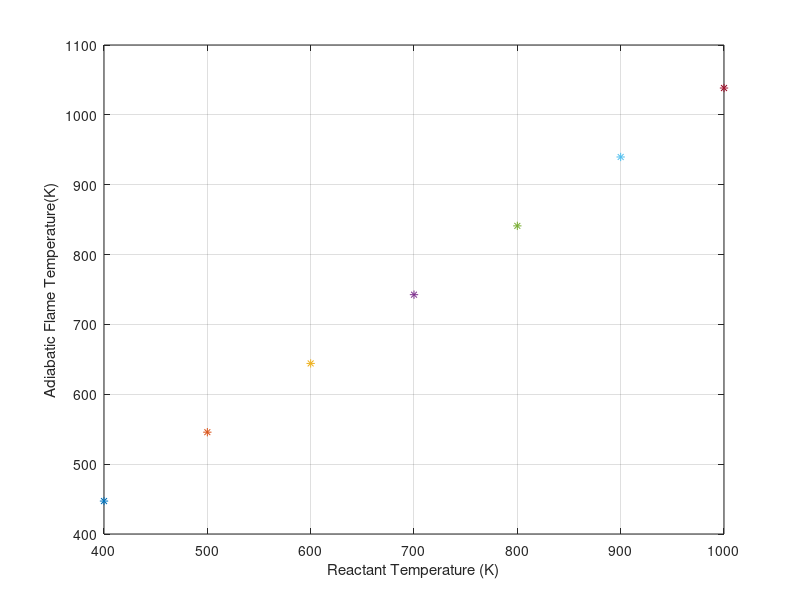
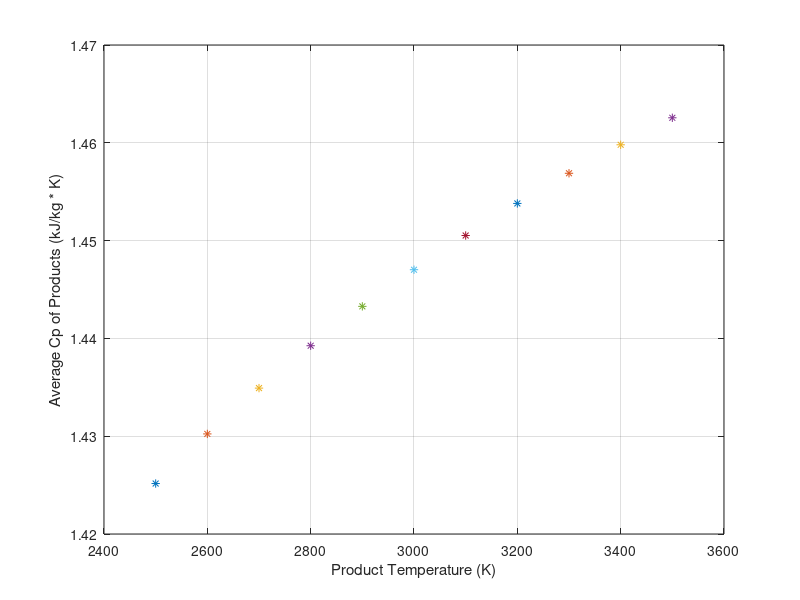
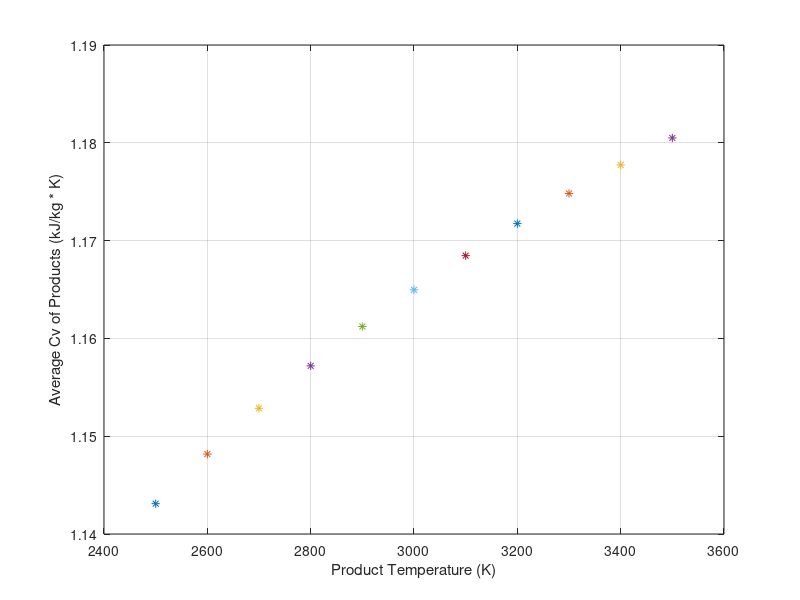
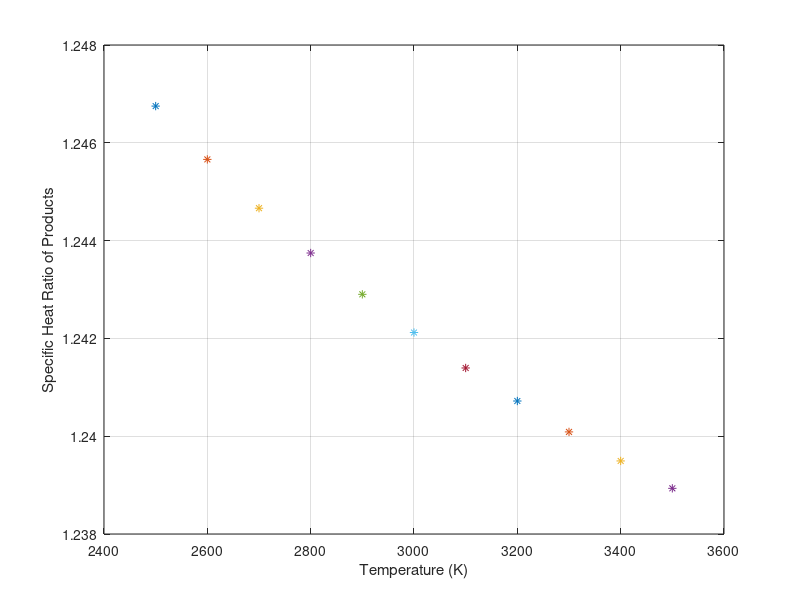

Source code (MATLAB) for these figures, in order:
%% Adiabatic flame temperature calculator %%
%% Using hydrocarbon fuels (C, H, N O) %%
%---------Notes---------%
%TO AUTOMATE:
%Make an array containing products and an array containing reactants
%Inputs required will include mole numbers for each molecule (stoichiometric combustion), molar mass of molecules, heats of formation of molecules, and molar Cp of products

    %----------ABS------------%

    molf = 1; %Moles of fuel (stoichiometric)
    molair = 24.107;
    molh2o = 2.425;
    molco2 = 3.85;
    moln2 = 19.26;
    
    molr = molf + molair;
    molp = molh2o + molco2 + moln2;
    
    %Molecular weights needed (kg/kmol)
    %Reactants
    mwabs = 57.07;
    mwair = 28.96;
    
    %Products
    mwh2o = 18.02;
    mwco2 = 44.01;
    mwn2 = 28.013;

    
    for(reacttemp = 400:100:1000)
        
        fprintf("------------REACTANT TEMPERATURE = %d K---------------", reacttemp);
        %---HEAT OF COMBUSTION CALCULATION---%

        %NEEDED:
        
        %Average molar Cp of products and reactants
        %Number of moles (total, reactants, products)
        %Temperature of reactants
        %Heats of formation of all molecules
        %Total moles of products
        %Mole fractions for each molecule
        
        cpair = 29.67 
        
        %HEAT OF FORMATION FOR EACH MOLECULE%

        %hf(molecule) = heat of formation for each molecule
        %Values found online

        hfn2 = 0;
        hfo2 = 0;
        hfco2 = -393520; %kJ/kmol
        hfh2o = -241820; %kJ/kmol
        hfabs = 62630; %kJ/kmol
        
        
        tstp = 273.15; %K
        
        %Molar Cp of molecules needed (CP VALUES CHANGE WITH TEMPERATURE,WILL BE INCORPORATED AT A LATER TIME)
        
        %Mass Cp values (kJ/kg*K)
        %Other values taken at 300K
        cpabs = 1.423; %Average value given, won't change with temperature
        
        %Molar Cp values
        mcpabs = cpabs*mwabs
        mcpair = cpair
        
        %Molar CP must be calculated for high temperatures
        x = reacttemp/100;
        mcph2o = 143.05 - (183.54 * (x^0.25)) + (82.751 * (x^ 0.5)) - (3.6989 * x)
        mcpco2 = -3.7357 + (30.529 * (x^0.5)) - (4.1034 * x) + (.024198 * (x^2))
        mcpn2 = 39.06 - (512.79 * (x^(-1.5))) + (1072.7 * (x^(-2))) - (820.4 * (x^(-3)))
        
        %Mole Fractions
        mfabs = molf/molr
        mfair = molair/molr
        mfh2o = molh2o/molp
        mfco2 = molco2/molp
        mfn2 = moln2/molp
        
        %Average Molar Cp values
        mcpr = (mfabs * mcpabs)  + (mfair * mcpair); %Reactants
        mcpp = (mfh2o * mcph2o) + (mfco2 * mcpco2) + (mfn2 * mcpn2)
        
        %HEAT OF COMBUSTION*
        
        %Long equation will be simplified into terms to eliminate chances of parentheses errors.
        
        %Followiing terms are number of moles multiplied by heat of formation
        %HEATS OF FORMATION FOR N2 AND O2 ARE ZERO
        
        %Products
        h2oterm = molh2o * hfh2o;
        co2term = molco2 * hfco2;
        
        
        %Reactants
        absterm = molf * hfabs;
        
        %Heat of reaction determined, then multiplied by -1 to get heat of combustion.
        
        molhrxn = h2oterm + co2term - absterm + (molp * mcpp * (reacttemp - tstp)) - (molr * mcpr * (reacttemp - tstp))
        
        hrxn = molhrxn/mwabs;
        
        hoc = hrxn * -1;
        
        fprintf("Heat of Combustion: %f kJ/kg\n", hoc)
        
       
        %---ADIABATIC FLAME TEMPERATURE---%
       
        
        %AFT Calculation
        
        aft = reacttemp + hoc/((molh2o * mcph2o) + (molco2 * mcpco2) + (moln2 * mcpn2));
        
        fprintf("ADIABATIC FLAME TEMP = %f K\n\n\n\n", aft);
       
        
        %---PLOTS---%
        
        figure(1)
        plot(reacttemp, aft, '*'); hold on
        grid on;
        xlabel('Reactant Temperature (K)');
        ylabel('Adiabatic Flame Temperature(K)');
        
%         figure(2)
%         plot(reacttemp, mcph2o, '*'); hold on
%         grid on;
%         xlabel('Temperature (K)');
%         ylabel('Molar Cp of H2O (kJ/kmol * K)');
%         
%         figure(3)
%         plot(reacttemp, mcpco2, '*'); hold on
%         grid on;
%         xlabel('Temperature (K)');
%         ylabel('Molar Cp of CO2 (kJ/kmol * K)');
%         
%         figure(4)
%         plot(reacttemp, mcpn2, '*'); hold on
%         grid on;
%         xlabel('Temperature (K)');
%         ylabel('Molar Cp of N2 (kJ/kmol * K)');
               
    end
    
for (temp = 2500:100:3500)
    
    fprintf("Temp = %d", temp);
     cpabs = 1.423; %Average value given, won't change with temperature

    %Molar Cp values
    mcpabs = cpabs*mwabs
    mcpair = cpair

    %Molar CP must be calculated for high temperatures
    x = temp/100;
    mcph2o = 143.05 - (183.54 * (x^0.25)) + (82.751 * (x^ 0.5)) - (3.6989 * x)
    mcpco2 = -3.7357 + (30.529 * (x^0.5)) - (4.1034 * x) + (.024198 * (x^2))
    mcpn2 = 39.06 - (512.79 * (x^(-1.5))) + (1072.7 * (x^(-2))) - (820.4 * (x^(-3)))
    
    %Molar basis to mass basis
    cph2o = mcph2o/mwh2o
    cpco2 = mcpco2/mwco2
    cpn2 = mcpn2/mwn2
    
    %Mass Fractions
    massh2o = molh2o * mwh2o;
    massco2 = molco2 * mwco2;
    massn2 = moln2 * mwn2;
    
    massp = massh2o + massco2 + massn2;
    
    mafh2o = massh2o/massp;
    mafco2 = massco2/massp;
    mafn2 = massn2/massp;
    
    %Average Molar Cp values
    mcpr = (mfabs * mcpabs)  + (mfair * mcpair); %Reactants
    mcpp = (mfh2o * mcph2o) + (mfco2 * mcpco2) + (mfn2 * mcpn2);
    
    
    %Average Mass Cp value
    macpp = (mafh2o * cph2o) + (mafco2 * cpco2) + (mafn2 * cpn2)

    %---IDEAL GAS VALUES---%

    Ru = 8.314; %kJ/kmol * K
    R_abs = Ru/mwabs;
    R_air = Ru/mwair;
    R_h2o = Ru/mwh2o
    R_co2 = Ru/mwco2
    R_n2 = Ru/mwn2

    Cv_abs = mcpabs - R_abs;
    Cv_air = mcpair - R_air;
    Cv_h2o = cph2o - R_h2o;
    Cv_co2 = cpco2 - R_co2;
    Cv_n2 = cpn2 - R_n2;

    macvp = (mafh2o * Cv_h2o) + (mafco2 * Cv_co2) + (mafn2 * Cv_n2);

    k = macpp/macvp;

    figure(5)
    plot(temp, macpp, '*'); hold on
    grid on;
    xlabel('Product Temperature (K)');
    ylabel('Average Cp of Products (kJ/kg * K)');

    figure(6)
    plot(temp, macvp, '*'); hold on
    grid on;
    xlabel('Product Temperature (K)');
    ylabel('Average Cv of Products (kJ/kg * K)');

    figure(7)
    plot(temp, k, '*'); hold on
    grid on;
    xlabel('Temperature (K)');
    ylabel('Specific Heat Ratio of Products');
    
end
 
